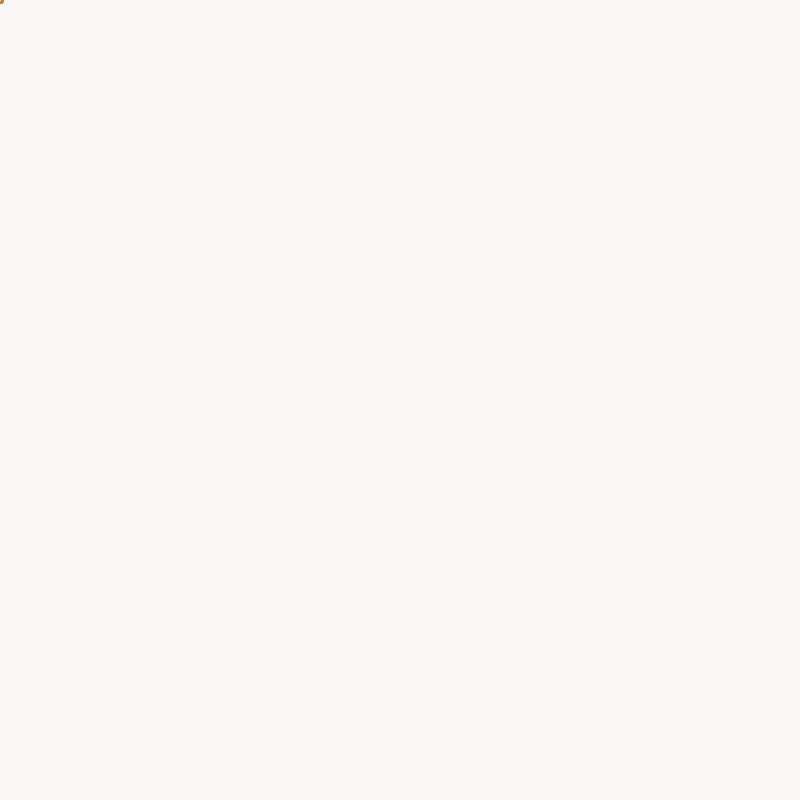
Frame 1 (no input)
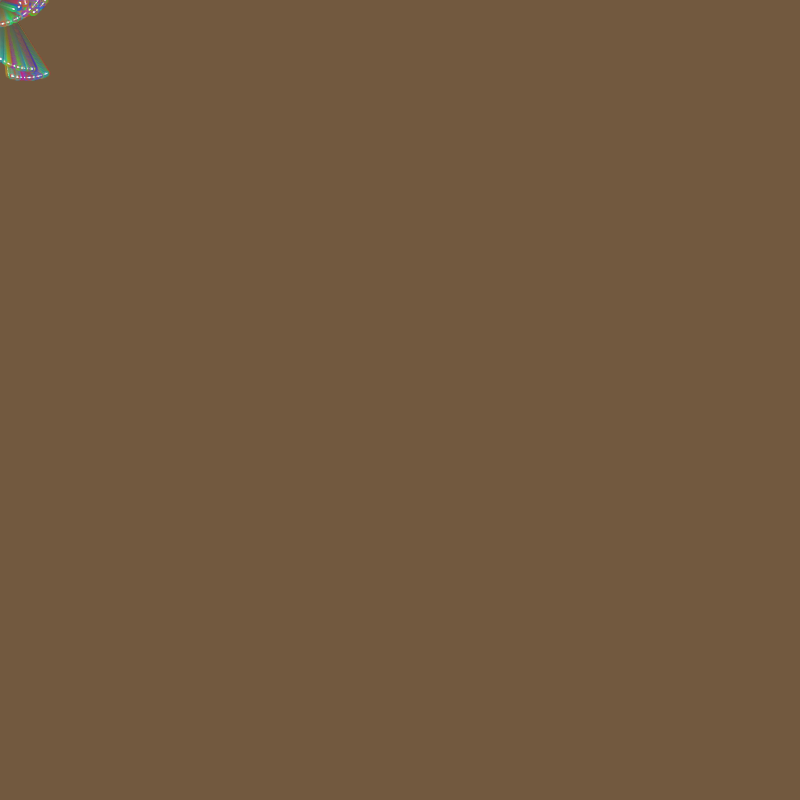
Frame 60 (no input)
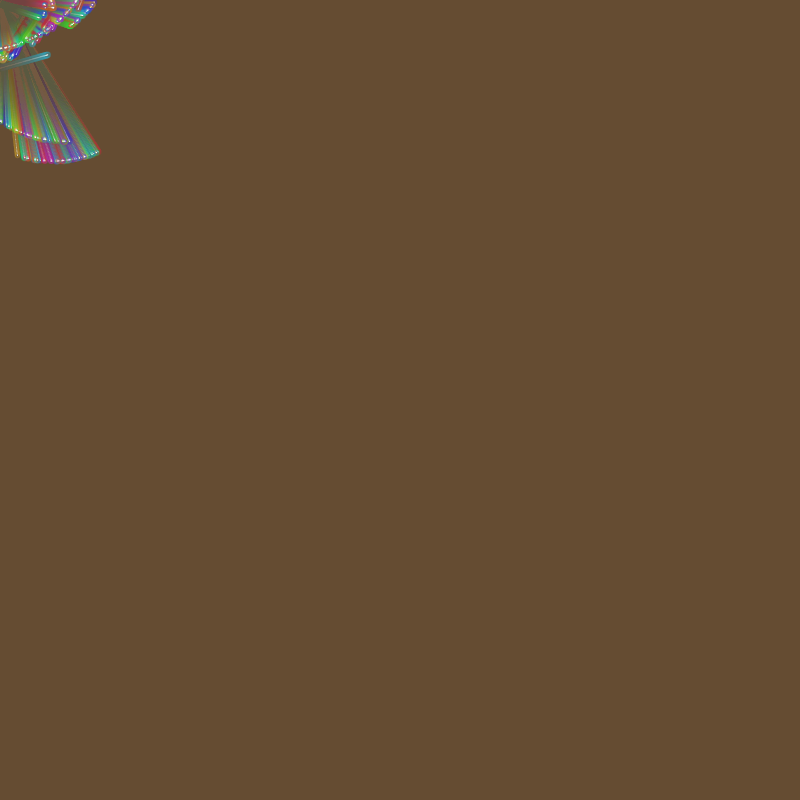
Frame 120 (the mouse pressed at the canvas centre since frame 60)

The p5.js sketch that drew these frames (run headless with seeded random() and noise() and a simulated clock; from frame 60 on, the mouse is pressed at the canvas centre):

// p5.js sketch
// ── sketch.js
var birds = [];
var numberOfBirdies = 500;

function setup(){
	createCanvas(800,800,P2D);
colorMode(HSB,255,255,255,255);

  	for (let i = 0; i < numberOfBirdies; i++){
  	//flock[i] = new Birdie();
    birds[i] = new Birdie();
  }

}

function draw(){
  background(20,100,100,10);
// translate(height/2,width/2);
	for (var i = 0; i < numberOfBirdies; i++) {
		stroke((i*PI)%255,200,200,100);
  	
  	birds[i].display();
  	birds[i].move();
	}
}
// ── birdie.js
class Birdie {
 constructor(){
  this.position = createVector();
  this.velocity = p5.Vector.random2D();
  this.acceleration = createVector();
  this.bigness = random(4,6);

  this.velocity = this.velocity.add(0.6);
  }
  move() {
  // Bounce off edges
  if (this.position.x >= width) {
    this.velocity.rotate(180);
  }
  if (this.position.x <= 0) {
  // this.acceleration.x = this.acceleration.mult(-1);
  this.velocity.rotate(-180);
  }
  if (this.position.y >= height) {
   // this.acceleration.y = this.acceleration.mult(-1);
   this.velocity.rotate(180);
  }
  if (this.position.y <= 0) {
   // this.acceleration.y = this.acceleration.mult(-1);
   this.velocity.rotate(-180);
  }
       this.position.add(this.velocity);
      this.velocity.add(this.acceleration);
     // console.log(this.position.x);
}
  display() {
      strokeWeight(this.bigness);
      //stroke(255);
     //point(this.position.x, this.position.y);

      var ellipseX = this.position.x;
      var ellipseY = this.position.y;

      ellipse(this.position.x,this.position.y,this.bigness/4,this.bigness/4);
    }
}
